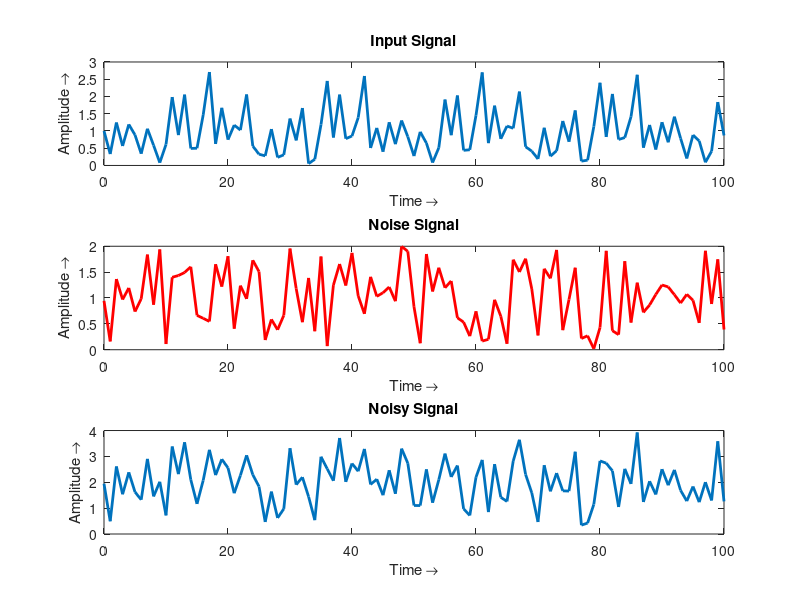
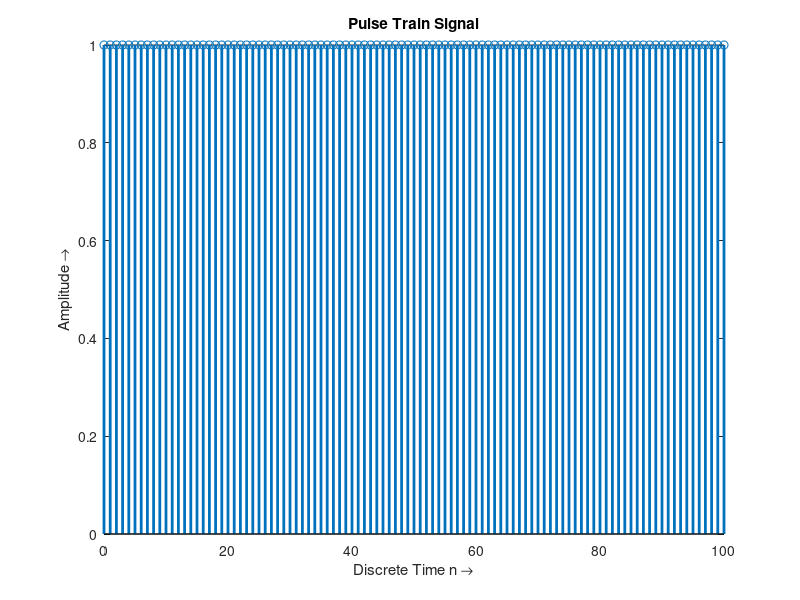
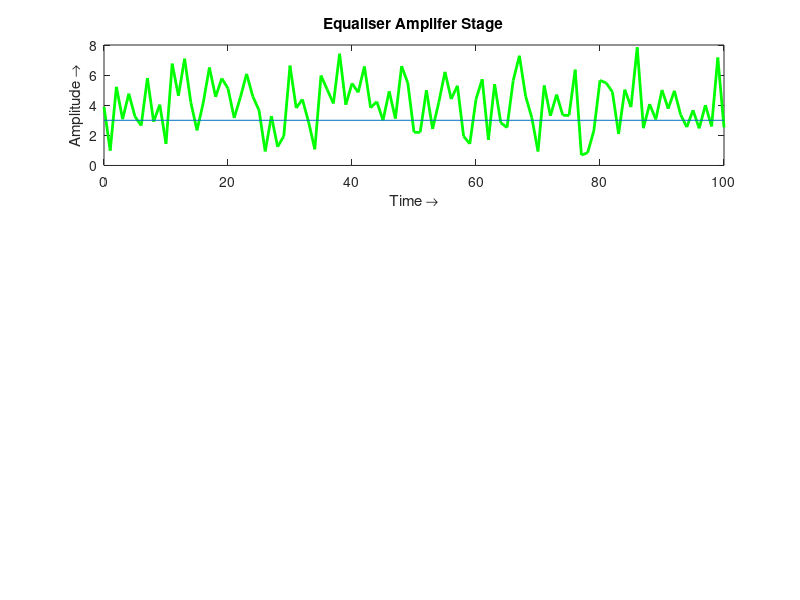

Write the MATLAB code that produced these figures, in order. (Note: this script raises an error after producing the figures.)

% Author: Zain Rajani
% Software Used: MATLAB (R2020a)

%% Initialize Screen 

clear all;
close all;
clc;

%% Original Signal

time = 0:100;                       % Time period of the signal

% Original Signal without noise 
input_signal=abs(sin(time)+cos(2*time)+sin(4*time));

% Noise Regeneration 
noise= 2*rand(size(time));

% Signal with Noise
final_input= input_signal+noise;

% Plotting the signal
subplot(3,1,1)
plot(time,input_signal,'LineWidth',2);% Signal Plotting
title('Input Signal');                % Title Signal 
xlabel('Time \rightarrow');           % X-axis label
ylabel('Amplitude \rightarrow');      % Y-axis label

subplot(3,1,2)                        % Same plot division 2
plot(time,noise,'r','LineWidth',2);   % Signal Plotting 
title('Noise Signal');
xlabel('Time \rightarrow');
ylabel('Amplitude \rightarrow');


subplot(3,1,3)                        % Same plot division 3
plot(time,final_input,'LineWidth',2);
title('Noisy Signal');
xlabel('Time \rightarrow');
ylabel('Amplitude \rightarrow');

%% Pulse Train Signal (Timing Circuit)

discrete_time=0:100;                   % Discrete Time for timing 
pulse_signal=[ones(1,101)];            % Generate Pulse Signal 

figure                                 % Create a new figure
%Plot the pulse signal 
stem(discrete_time,pulse_signal,'LineWidth',2)
%Label the plot
title('Pulse Train Signal');
xlabel('Discrete Time n \rightarrow');
ylabel('Amplitude \rightarrow');

%% Amplifier and Equaliser Stage

amplification_factor=2;                % Signal Equalised by

threshold_level=3;                     % Set the threshold level

equaliser_signal=amplification_factor*final_input; % Final Signal Input

figure;                                % Create a new plot
subplot(3,1,1)                         % Plot first division
plot(time, equaliser_signal,'g','LineWidth',2)  %Plotting signal
% Label the plots
title('Equaliser Amplifer Stage');
xlabel('Time \rightarrow');
ylabel('Amplitude \rightarrow');

% Draw threshold line
line_draw=line([0 100],[threshold_level,threshold_level]); 

% Line Drawn specification (Design for the drawn line)

line_draw.Color='red';
line_draw.LineStyle='--';
line_draw.LineWidth=2;

%% Decision Making Block

i=1;

% Loop to decide the signal based on the threshold set 
while (i<=100)
    if (equaliser_signal(1,i)>=threshold_level)
        decision_stage(1,i)=1;
    else 
        decision_stage(1,i)=0;
    end
    i=i+1;
end 

disp(decision_stage);              % Display the decision signal

subplot(3,1,3)                     % 3rd Division Plot
stem(decision_stage,'LineWidth',2) % Signal to plot
% Label the plot
title('Decision Signal Discrete Type');
xlabel('Discrete Time (n) \rightarrow');
ylabel('Amplitude \rightarrow');

subplot(3,1,2)                      % 2nd Division Plot
plot(decision_stage,'m-*','LineWidth',2); % Signal Plot
% Label the signal 
title('Decision Signal Continuous Wave');
xlabel('Time Continous \rightarrow');
ylabel('Amplitude \rightarrow');

%% Calculate the Bit error rate 

initial_counter=0;                  % Counter Variable

i=1;                                % Incrementing Loop Variable

% This loop counts the number of bits transmitted at the input stage 

while(i<=100)
    if (final_input(1,i)>0)
        initial_counter=initial_counter+1;
    end 
    i=i+1;
end 

final_counter=0;
i=1;
while (i<=100)
    if (decision_stage(1,i)>0)
        final_counter=final_counter+1;
    end 
    i=i+1;
end 

% Calculate the bit error rate and display the results

bit_error_rate = (initial_counter - final_counter)/initial_counter;
printf("\n\n Bit Error rate = %d",bit_error_rate); 

%%%%%%%%%% END OF THE PROGRAM %%%%%%%%%%%%%
